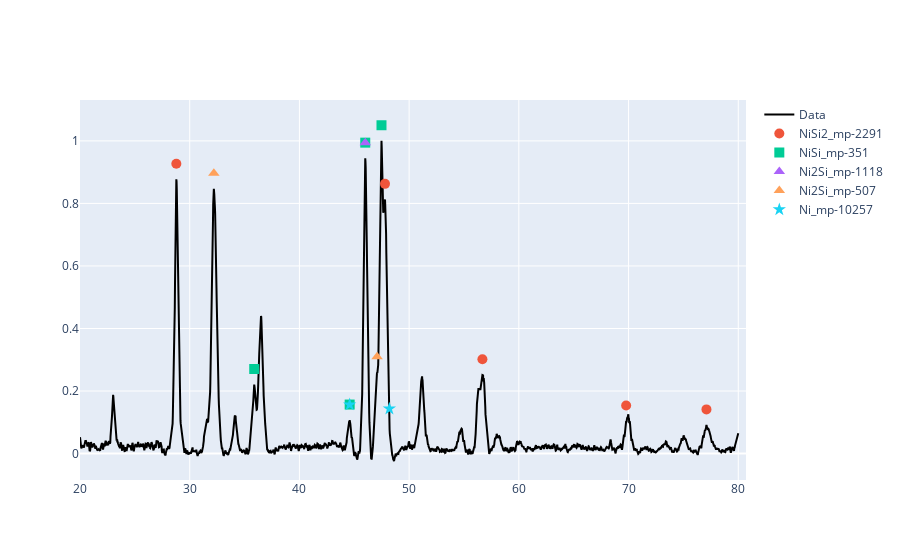

Notebook code for this chart:
### Markdown cell above
### using the manual table

### Code cell
reference_phases = [
    {"phase": "NiSi2", "id": "mp-2291", "peaks": [28.68, 47.72, 56.63, 69.78, 77.12]},
    {"phase": "NiSi", "id": "mp-1095177", "peaks": [27.77, 34.46, 40.00, 44.97, 49.54, 61.74, 65.48, 69.12, 76.15, 79.58]},
    {"phase": "NiSi", "id": "mp-351", "peaks": [31.33, 34.87, 35.97, 44.53, 46.01, 47.57, 52.35, 56, 76.29, 79.6]},
    {"phase": "Ni2Si", "id": "mp-1118", "peaks": [27.25, 32.85, 39.87, 42.83, 44.12, 45.94, 49.25, 54.07, 68.86, 76.14, 78.78]},
    {"phase": "Ni2Si", "id": "mp-507", "peaks": [32.28, 45.72, 46.88, 67.57, 77.62]},
    {"phase": "Ni", "id": "mp-23", "peaks": [45.15, 52.63, 77.65]},
    {"phase": "Ni", "id": "mp-10257", "peaks": [42.61, 44.45, 48.36, 63.27, 77.99]},
]

# Your experimental peaks found via find_peaks
exp_peaks = data['Angle'].iloc[peaks].values 

tolerance = 0.2  # Degrees 2-theta
results = {}

for ref in reference_phases:
    matched_angles = []
    for p_ref in ref['peaks']:
        # Find if any experimental peak is within the tolerance of the reference peak
        diff = np.abs(exp_peaks - p_ref)
        if np.any(diff <= tolerance):
            # Get the actual experimental angle that matched
            best_match = exp_peaks[np.argmin(diff)]
            matched_angles.append(best_match)
    
    results[f"{ref['phase']}_{ref['id']}"] = matched_angles

print(results)

fig = go.Figure()

# Plot the raw data
fig.add_trace(go.Scatter(x=data['Angle'], y=data['intensity_norm'], name='Data', line=dict(color='black')))

# Define marker styles
styles = {'NiSi2': 'circle', 'NiSi': 'square', 'Ni2Si': 'triangle-up', 'Ni': 'star'}

for label, matched_peaks in results.items():
    if not matched_peaks: continue
    
    phase_name = label.split('_')[0]
    
    # Filter intensities for these specific matched peaks
    # We find the index in the original 'data' where the angle matches our matched_peaks
    y_vals = data.set_index('Angle').loc[matched_peaks]['intensity_norm']
    
    fig.add_trace(go.Scatter(
        x=matched_peaks,
        y=y_vals + 0.05, # Offset for visibility
        mode='markers',
        marker=dict(symbol=styles.get(phase_name, 'cross'), size=10),
        name=label
    ))

fig.show()

### Figure 1 — Plotly figure (JSON) as saved in the notebook; plotly's stock layout.template omitted (floating-point values rounded to 4 significant figures; data arrays with more than 128 entries replaced by an {"elided": "..."} marker saying what was removed)
{"data": [{"line": {"color": "black"}, "name": "Data", "type": "scatter", "x": {"elided": "3001 float values"}, "y": {"elided": "3001 float values"}}, {"marker": {"size": 10, "symbol": "circle"}, "mode": "markers", "name": "NiSi2_mp-2291", "type": "scatter", "x": [28.78, 47.8, 56.68, 69.78, 77.1], "y": [0.927, 0.8626, 0.3014, 0.1535, 0.1413]}, {"marker": {"size": 10, "symbol": "square"}, "mode": "markers", "name": "NiSi_mp-351", "type": "scatter", "x": [35.88, 44.58, 46, 47.48], "y": [0.2705, 0.1568, 0.9944, 1.05]}, {"marker": {"size": 10, "symbol": "triangle-up"}, "mode": "markers", "name": "Ni2Si_mp-1118", "type": "scatter", "x": [46], "y": [0.9944]}, {"marker": {"size": 10, "symbol": "triangle-up"}, "mode": "markers", "name": "Ni2Si_mp-507", "type": "scatter", "x": [32.2, 47.08], "y": [0.8965, 0.3093]}, {"marker": {"size": 10, "symbol": "star"}, "mode": "markers", "name": "Ni_mp-10257", "type": "scatter", "x": [44.58, 48.2], "y": [0.1568, 0.1434]}], "layout": {}}
